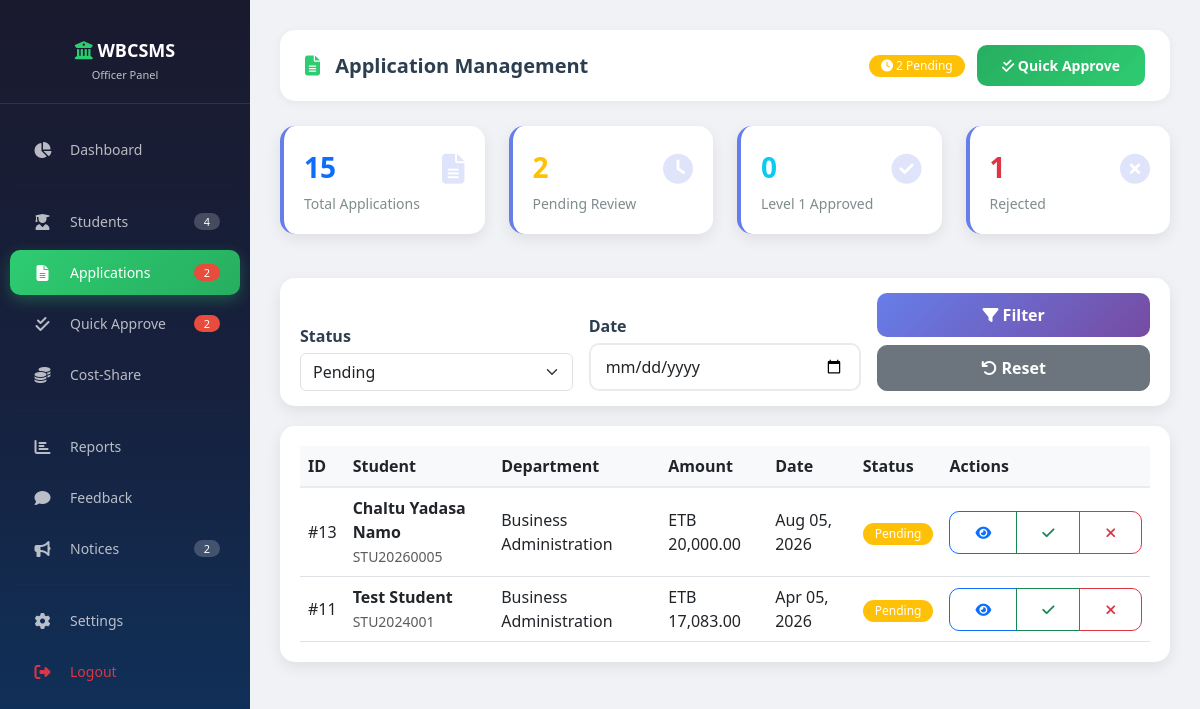
The page /modules/officer/applications.php (signed in) on the database its author committed.
### tables this page shows
CREATE TABLE `cost_share_applications` (
  `application_id` int(11) NOT NULL,
  `student_id` int(11) NOT NULL,
  `ac_year_id` int(11) NOT NULL,
  `semester` int(11) NOT NULL,
  `application_date` date NOT NULL,
  `requested_amount` decimal(15,2) NOT NULL,
  `reason` text,
  `supporting_documents` varchar(255) DEFAULT NULL,
  `status` enum('pending','officer_approved','hod_approved','approved','rejected','disbursed') DEFAULT 'pending',
  `officer_comment` text,
  `hod_comment` text,
  `finance_comment` text,
  `officer_approved_by` int(11) DEFAULT NULL,
  `hod_approved_by` int(11) DEFAULT NULL,
  `finance_approved_by` int(11) DEFAULT NULL,
  `finance_approval_date` datetime DEFAULT NULL,
  `officer_approval_date` datetime DEFAULT NULL,
  `hod_approval_date` datetime DEFAULT NULL,
  `final_approval_date` datetime DEFAULT NULL,
  `created_at` timestamp NOT NULL DEFAULT CURRENT_TIMESTAMP,
  `updated_at` timestamp NOT NULL DEFAULT CURRENT_TIMESTAMP ON UPDATE CURRENT_TIMESTAMP
);

CREATE TABLE `students` (
  `student_id` int(11) NOT NULL,
  `student_code` varchar(20) NOT NULL,
  `user_id` int(11) DEFAULT NULL,
  `full_name` varchar(100) NOT NULL,
  `gender` enum('Male','Female','Other') DEFAULT 'Male',
  `date_of_birth` date DEFAULT NULL,
  `nationality` varchar(50) DEFAULT 'Ethiopian',
  `phone` varchar(20) DEFAULT NULL,
  `email` varchar(100) DEFAULT NULL,
  `program` varchar(100) NOT NULL,
  `department_id` int(11) NOT NULL,
  `year_of_study` int(11) DEFAULT '1',
  `semester` int(11) DEFAULT '1',
  `academic_year` varchar(20) DEFAULT NULL,
  `gpa` decimal(3,2) DEFAULT NULL,
  `enrollment_status` enum('active','graduated','suspended','withdrawn') DEFAULT 'active',
  `created_at` timestamp NOT NULL DEFAULT CURRENT_TIMESTAMP,
  `updated_at` timestamp NOT NULL DEFAULT CURRENT_TIMESTAMP ON UPDATE CURRENT_TIMESTAMP,
  `form_request_status` enum('not_requested','pending','approved','rejected') DEFAULT 'not_requested',
  `form_request_date` datetime DEFAULT NULL,
  `form_approval_date` datetime DEFAULT NULL
);

CREATE TABLE `departments` (
  `dept_id` int(11) NOT NULL,
  `dept_code` varchar(20) NOT NULL,
  `dept_name` varchar(100) NOT NULL,
  `faculty` varchar(100) DEFAULT NULL,
  `budget_allocation` decimal(15,2) DEFAULT '0.00',
  `hod_user_id` int(11) DEFAULT NULL,
  `created_at` timestamp NOT NULL DEFAULT CURRENT_TIMESTAMP,
  `status` enum('active','inactive') DEFAULT 'active'
);

### includes/functions.php (called while the page is built, shortened)
<?php
function formatCurrency($amount) {
    return 'ETB ' . number_format($amount, 2);
}
function formatDate($date, $format = 'M d, Y') {
    return date($format, strtotime($date));
}
?>

### modules/officer/applications.php (the view, shortened to what this page needs)
<?php
require_once '../../includes/auth.php';
require_once '../../includes/functions.php';
$statusFilter = isset($_GET['status']) ? $_GET['status'] : 'pending';
$dateFilter = isset($_GET['date']) ? $_GET['date'] : '';
$query = "
    SELECT a.*,
           s.full_name as student_name,
           s.student_code,
           d.dept_name
    FROM cost_share_applications a
    JOIN students s ON a.student_id = s.student_id
    JOIN departments d ON s.department_id = d.dept_id
    WHERE 1=1
";
$params = [];
if ($statusFilter != 'all') {
    $query .= " AND a.status = ?";
    $params[] = $statusFilter;
}
$query .= " ORDER BY a.created_at DESC";
$stmt = $pdo->prepare($query);
$stmt->execute($params);
$applications = $stmt->fetchAll();
$stats = [];
$stats['total'] = $pdo->query("SELECT COUNT(*) FROM cost_share_applications")->fetchColumn();
$stats['pending'] = $pdo->query("SELECT COUNT(*) FROM cost_share_applications WHERE status = 'pending'")->fetchColumn();
$stats['officer_approved'] = $pdo->query("SELECT COUNT(*) FROM cost_share_applications WHERE status = 'officer_approved'")->fetchColumn();
$stats['approved'] = $pdo->query("SELECT COUNT(*) FROM cost_share_applications WHERE status = 'approved'")->fetchColumn();
$stats['rejected'] = $pdo->query("SELECT COUNT(*) FROM cost_share_applications WHERE status = 'rejected'")->fetchColumn();
$statuses = $pdo->query("SELECT DISTINCT status FROM cost_share_applications ORDER BY status")->fetchAll();
?>
<!DOCTYPE html>
<html lang="en">
<head>
    <link href="https://cdn.jsdelivr.net/npm/bootstrap@5.3.0/dist/css/bootstrap.min.css" rel="stylesheet">
    <link rel="stylesheet" href="https://cdnjs.cloudflare.com/ajax/libs/font-awesome/6.4.0/css/all.min.css">
    <link href="../../assets/css/style.css" rel="stylesheet">
    <link rel="stylesheet" href="https://cdn.datatables.net/1.13.6/css/dataTables.bootstrap5.min.css">
</head>
<body>
    <?php include '../../includes/officer_sidebar.php'; ?>
    <div class="main-content">
        <div class="top-nav">
            <h5><i class="fas fa-file-alt"></i> Application Management</h5>
            <div>
                <span class="badge bg-warning me-2">
                    <i class="fas fa-clock"></i> <?php echo $stats['pending']; ?> Pending
                </span>
                <a href="approve.php" class="btn btn-success btn-sm">
                    <i class="fas fa-check-double"></i> Quick Approve
                </a>
            </div>
        </div>
        <div class="row g-4 mb-4">
            <div class="col-md-3">
                <div class="stats-card">
                    <div class="icon"><i class="fas fa-file-alt"></i></div>
                    <div class="number text-primary"><?php echo $stats['total']; ?></div>
                    <div class="label">Total Applications</div>
                </div>
            </div>
            <div class="col-md-3">
                <div class="stats-card">
                    <div class="icon"><i class="fas fa-clock"></i></div>
                    <div class="number text-warning"><?php echo $stats['pending']; ?></div>
                    <div class="label">Pending Review</div>
                </div>
            </div>
            <div class="col-md-3">
                <div class="stats-card">
                    <div class="icon"><i class="fas fa-check-circle"></i></div>
                    <div class="number text-info"><?php echo $stats['officer_approved']; ?></div>
                    <div class="label">Level 1 Approved</div>
                </div>
            </div>
            <div class="col-md-3">
                <div class="stats-card">
                    <div class="icon"><i class="fas fa-times-circle"></i></div>
                    <div class="number text-danger"><?php echo $stats['rejected']; ?></div>
                    <div class="label">Rejected</div>
                </div>
            </div>
        </div>
        <div class="filter-section">
            <form method="GET" class="row g-3 align-items-end">
                <div class="col-md-4">
                    <label class="form-label">Status</label>
                    <select name="status" class="form-select">
                        <?php foreach ($statuses as $s): ?>
                            <option value="<?php echo $s['status']; ?>"
                                <?php echo $statusFilter == $s['status'] ? 'selected' : ''; ?>>
                                <?php echo ucfirst(str_replace('_', ' ', $s['status'])); ?>
                            </option>
                        <?php endforeach; ?>
                    </select>
                </div>
                <div class="col-md-4">
                    <label class="form-label">Date</label>
                    <input type="date" name="date" class="form-control" value="<?php echo $dateFilter; ?>">
                </div>
                <div class="col-md-4">
                    <button type="submit" class="btn btn-primary w-100">
                        <i class="fas fa-filter"></i> Filter
                    </button>
                    <a href="applications.php" class="btn btn-secondary w-100 mt-2">
                        <i class="fas fa-undo"></i> Reset
                    </a>
                </div>
            </form>
        </div>
        <div class="table-container">
            <div class="table-responsive">
                <table class="table table-hover" id="applicationTable">
                    <thead>
                        <tr>
                            <th>ID</th>
                            <th>Student</th>
                            <th>Department</th>
                            <th>Amount</th>
                            <th>Date</th>
                            <th>Status</th>
                            <th>Actions</th>
                        </tr>
                    </thead>
                    <tbody>
                        <?php foreach ($applications as $app): ?>
                        <tr>
                            <td>#<?php echo $app['application_id']; ?></td>
                            <td>
                                <strong><?php echo htmlspecialchars($app['student_name']); ?></strong>
                                <br>
                                <small class="text-muted"><?php echo htmlspecialchars($app['student_code']); ?></small>
                            </td>
                            <td><?php echo htmlspecialchars($app['dept_name']); ?></td>
                            <td><?php echo formatCurrency($app['requested_amount']); ?></td>
                            <td><?php echo formatDate($app['application_date']); ?></td>
                            <td>
                                <?php
                                $statusClass = '';
                                if ($app['status'] == 'pending') $statusClass = 'warning';
                                elseif ($app['status'] == 'officer_approved') $statusClass = 'info';
                                elseif ($app['status'] == 'hod_approved') $statusClass = 'primary';
                                elseif ($app['status'] == 'approved') $statusClass = 'success';
                                elseif ($app['status'] == 'rejected') $statusClass = 'danger';
                                elseif ($app['status'] == 'disbursed') $statusClass = 'dark';
                                ?>
                                <span class="badge bg-<?php echo $statusClass; ?>">
                                    <?php echo ucfirst(str_replace('_', ' ', $app['status'])); ?>
                                </span>
                            </td>
                            <td>
                                <div class="btn-group btn-group-sm">
                                    <a href="?view=<?php echo $app['application_id']; ?>" class="btn btn-outline-primary">
                                        <i class="fas fa-eye"></i>
                                    </a>
                                    <?php if ($app['status'] == 'pending'): ?>
                                        <button class="btn btn-outline-success" onclick="openApproveModal(<?php echo $app['application_id']; ?>)">
                                            <i class="fas fa-check"></i>
                                        </button>
                                        <button class="btn btn-outline-danger" onclick="openRejectModal(<?php echo $app['application_id']; ?>)">
                                            <i class="fas fa-times"></i>
                                        </button>
                                    <?php endif; ?>
                                </div>
                            </td>
                        </tr>
                        <?php endforeach; ?>
                    </tbody>
                </table>
            </div>
        </div>
    </div>
</body>
</html>

### assets/css/style.css (style rules this page uses)
* { margin: 0; padding: 0; box-sizing: border-box; }
body { font-family: 'Segoe UI', Tahoma, Geneva, Verdana, sans-serif; background: #f0f2f5; color: #2C3E50; }
.main-content { margin-left: 250px; padding: 30px; min-height: 100vh; }
.top-nav { background: white; padding: 15px 25px; border-radius: 15px; box-shadow: 0 2px 10px rgba(0,0,0,0.05); margin-bottom: 25px; display: flex; justify-content: space-between; align-items: center; }
.top-nav h5 { margin: 0; font-weight: 700; color: #2C3E50; }
.top-nav h5 i { color: #667eea; margin-right: 10px; }
.stats-card { background: white; border-radius: 15px; padding: 25px; box-shadow: 0 5px 15px rgba(0,0,0,0.08); transition: transform 0.3s, box-shadow 0.3s; border-left: 4px solid #667eea; margin-bottom: 20px; }
.stats-card .icon { font-size: 30px; opacity: 0.3; float: right; color: #667eea; }
.stats-card .number { font-size: 28px; font-weight: 700; color: #2C3E50; }
.stats-card .label { color: #7f8c8d; font-size: 14px; margin-top: 5px; }
.form-control { border-radius: 10px; border: 2px solid #e9ecef; padding: 10px 15px; transition: all 0.3s; }
.form-label { font-weight: 600; color: #2C3E50; margin-bottom: 5px; }
.btn { border-radius: 10px; padding: 10px 25px; font-weight: 600; transition: all 0.3s; }
.btn-primary { background: linear-gradient(135deg, #667eea, #764ba2); border: none; }
.btn-success { background: linear-gradient(135deg, #27ae60, #2ecc71); border: none; }
.table-container { background: white; border-radius: 15px; padding: 20px; box-shadow: 0 5px 15px rgba(0,0,0,0.08); }
.table { margin-bottom: 0; }
.table th { background: #f8f9fa; font-weight: 600; border-bottom: 2px solid #e9ecef; }
.table td { vertical-align: middle; }
.badge { padding: 5px 12px; border-radius: 20px; font-weight: 500; }

### modules/officer/applications.php (style rules this page uses)
.stats-card { background: white; border-radius: 15px; padding: 20px; box-shadow: 0 5px 15px rgba(0,0,0,0.08); transition: all 0.3s; }
.stats-card .number { font-size: 28px; font-weight: 700; }
.stats-card .label { color: #7f8c8d; font-size: 14px; }
.stats-card .icon { float: right; font-size: 30px; opacity: 0.2; }
.table-container { background: white; border-radius: 15px; padding: 20px; box-shadow: 0 5px 15px rgba(0,0,0,0.08); }
.filter-section { background: white; border-radius: 15px; padding: 15px 20px; box-shadow: 0 5px 15px rgba(0,0,0,0.08); margin-bottom: 20px; }

### includes/officer_sidebar.php (style rules this page uses)
.main-content { margin-left: 250px; padding: 30px; min-height: 100vh; background: #f0f2f5; }
.top-nav { background: white; padding: 15px 25px; border-radius: 15px; box-shadow: 0 2px 10px rgba(0,0,0,0.05); margin-bottom: 25px; display: flex; justify-content: space-between; align-items: center; }
.top-nav h5 { margin: 0; font-weight: 700; color: #2C3E50; }
.top-nav h5 i { color: #2ecc71; margin-right: 10px; }

### rows shown on the page
cost_share_applications: application_id "13", student.full_name "Chaltu Yadasa Namo", student.student_code "STU20260005", departments.dept_name "Business Administration", requested_amount "ETB 20,000.00", application_date "Aug 05, 2026", status "Pending"
cost_share_applications: application_id "11", student.full_name "Test Student", student.student_code "STU2024001", departments.dept_name "Business Administration", requested_amount "ETB 17,083.00", application_date "Apr 05, 2026", status "Pending"

### other values the page prints
$studentCount "4"
$pendingCount "2"
$noticeCount "2"
$stats['pending'] "2"
$stats['total'] "15"
$stats['officer_approved'] "0"
$stats['rejected'] "1"
form field status "Pending"
